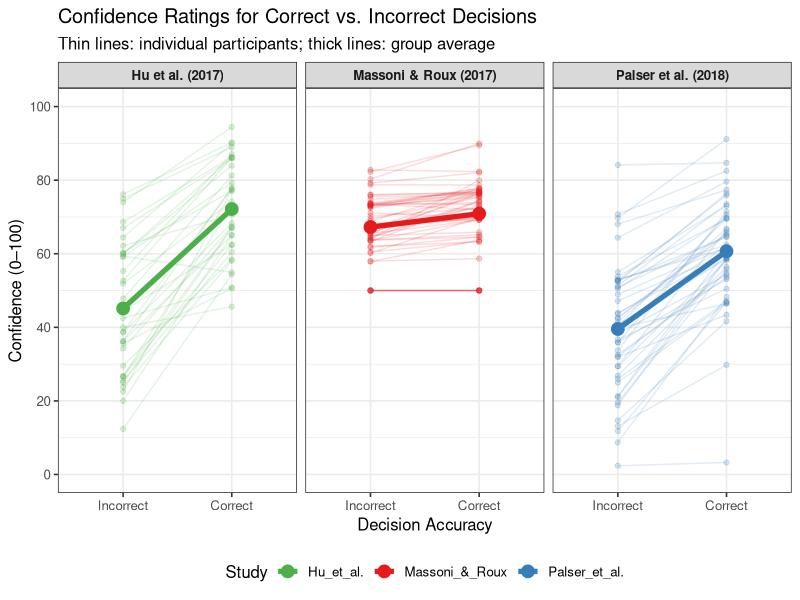
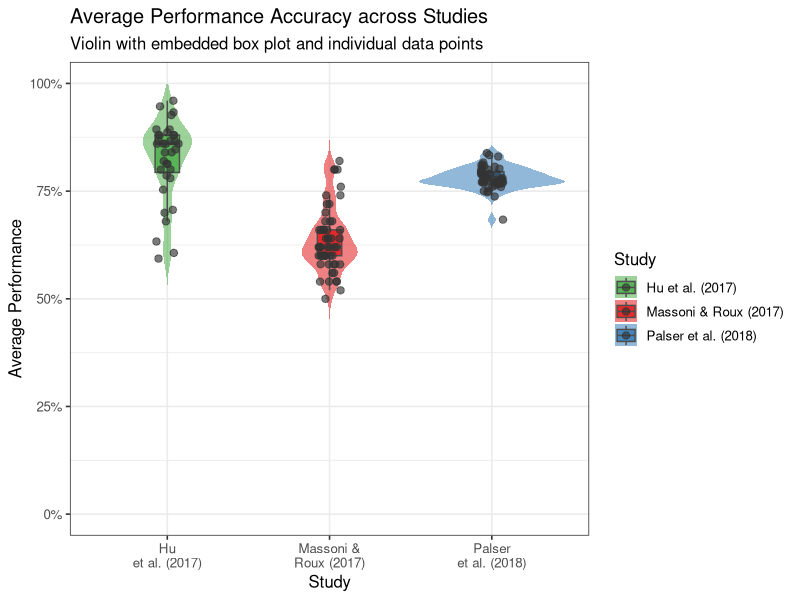

These figures' R source, in order:
## ---- chunk 1
knitr::opts_chunk$set(echo = TRUE, message = FALSE, warning = FALSE,
                      fig.path = "figures/", dev = "png")
## ---- chunk 2
library(tidyverse)
## ---- chunk 3
# Load
massoni_raw <- read_csv(
  "Massoni_2017/data_Massoni_2017.csv",
  show_col_types = FALSE
)

# Keep only the second sub-study and relevant variables
massoni <- massoni_raw %>%
  filter(Study == 2) %>%
  select(Subj_idx, Stimulus, Response, Confidence, Accuracy) %>%
  mutate(study_id = "Massoni_&_Roux")

# How many participants?
massoni_n <- n_distinct(massoni$Subj_idx)   # 54
cat("Massoni Study-2 participants:", massoni_n, "\n")
## ---- chunk 4
massoni <- massoni %>%
  mutate(Confidence = Confidence * 100)
## ---- chunk 5
perf_massoni <- massoni %>%
  group_by(Subj_idx, study_id) %>%
  summarise(average_performance = mean(Accuracy), .groups = "drop")
## ---- chunk 6
palser_raw <- read_csv(
  "Palser_2018/data_Palser_2018.csv",
  show_col_types = FALSE
)

palser <- palser_raw %>%
  filter(Condition == "Baseline") %>%        # Baseline only
  filter(!is.na(Confidence), !is.na(Response)) %>%  # Remove deadline trials
  select(Subj_idx, Stimulus, Response, Confidence) %>%
  # Accuracy: 1 if response matches stimulus, 0 otherwise
  mutate(
    Accuracy  = if_else(Stimulus == Response, 1L, 0L),
    study_id  = "Palser_et_al."
  )

palser_n <- n_distinct(palser$Subj_idx)   # 48
cat("Palser participants:", palser_n, "\n")
## ---- chunk 7
palser <- palser %>%
  mutate(Confidence = pmin(Confidence, 100))
## ---- chunk 8
perf_palser <- palser %>%
  group_by(Subj_idx, study_id) %>%
  summarise(average_performance = mean(Accuracy), .groups = "drop")
## ---- chunk 9
hu_raw <- read_csv(
  "Hu_2017/data_Hu_2017.csv",
  show_col_types = FALSE
)

hu <- hu_raw %>%
  select(Subj_idx, Stimulus, Response, Confidence, Accuracy) %>%
  mutate(study_id = "Hu_et_al.")

hu_n <- n_distinct(hu$Subj_idx)   # 35
cat("Hu participants:", hu_n, "\n")
## ---- chunk 10
hu <- hu %>%
  mutate(Confidence = (Confidence - 1) / 5 * 100)
## ---- chunk 11
perf_hu <- hu %>%
  group_by(Subj_idx, study_id) %>%
  summarise(average_performance = mean(Accuracy), .groups = "drop")
## ---- chunk 12
# Massoni Study-2 participants run from 67 to 120 → remap to 1 to 54
massoni <- massoni %>%
  mutate(Subj_idx = Subj_idx - 66)   # 67→1, 68→2, …, 120→54

perf_massoni <- perf_massoni %>%
  mutate(Subj_idx = Subj_idx - 66)

# Palser participants 1–48 → add 54
palser <- palser %>%
  mutate(Subj_idx = Subj_idx + massoni_n)

perf_palser <- perf_palser %>%
  mutate(Subj_idx = Subj_idx + massoni_n)

# Hu participants 1–35 → add 54+48 = 102
hu <- hu %>%
  mutate(Subj_idx = Subj_idx + massoni_n + palser_n)

perf_hu <- perf_hu %>%
  mutate(Subj_idx = Subj_idx + massoni_n + palser_n)
## ---- chunk 13
confidence <- bind_rows(
  massoni  %>% select(Subj_idx, study_id, Accuracy, Confidence),
  palser   %>% select(Subj_idx, study_id, Accuracy, Confidence),
  hu       %>% select(Subj_idx, study_id, Accuracy, Confidence)
)

glimpse(confidence)
## ---- chunk 14
performance <- bind_rows(perf_massoni, perf_palser, perf_hu)

glimpse(performance)
## ---- chunk 15
# Per-participant mean confidence for correct (1) and incorrect (0) decisions
conf_individual <- confidence %>%
  mutate(Accuracy = factor(Accuracy, levels = c(0, 1),
                           labels = c("Incorrect", "Correct"))) %>%
  group_by(Subj_idx, study_id, Accuracy) %>%
  summarise(mean_conf = mean(Confidence), .groups = "drop")

# Exclude participants who have ONLY correct or ONLY incorrect trials
valid_subs <- conf_individual %>%
  group_by(Subj_idx) %>%
  filter(n_distinct(Accuracy) == 2) %>%
  ungroup()

# Group-level mean confidence (based on valid participants only)
conf_group <- valid_subs %>%
  group_by(study_id, Accuracy) %>%
  summarise(mean_conf = mean(mean_conf), .groups = "drop")
## ---- chunk 16
study_colours <- c(
  "Massoni_&_Roux" = "#E41A1C",
  "Palser_et_al."  = "#377EB8",
  "Hu_et_al."      = "#4DAF4A"
)

ggplot() +
  # Individual spaghetti lines (transparent)
  geom_line(
    data  = valid_subs,
    aes(x = Accuracy, y = mean_conf,
        group = Subj_idx, colour = study_id),
    alpha = 0.15, linewidth = 0.5
  ) +
  # Individual data points (transparent)
  geom_point(
    data  = valid_subs,
    aes(x = Accuracy, y = mean_conf, colour = study_id),
    alpha = 0.2, size = 1.5
  ) +
  # Group average line (prominent)
  geom_line(
    data  = conf_group,
    aes(x = Accuracy, y = mean_conf,
        group = study_id, colour = study_id),
    linewidth = 1.8
  ) +
  # Group average points
  geom_point(
    data  = conf_group,
    aes(x = Accuracy, y = mean_conf, colour = study_id),
    size = 4
  ) +
  facet_wrap(~ study_id, nrow = 1,
             labeller = as_labeller(c(
               "Massoni_&_Roux" = "Massoni & Roux (2017)",
               "Palser_et_al."  = "Palser et al. (2018)",
               "Hu_et_al."      = "Hu et al. (2017)"
             ))) +
  scale_colour_manual(values = study_colours, name = "Study") +
  scale_y_continuous(limits = c(0, 100), breaks = seq(0, 100, 20)) +
  labs(
    title    = "Confidence Ratings for Correct vs. Incorrect Decisions",
    subtitle = "Thin lines: individual participants; thick lines: group average",
    x        = "Decision Accuracy",
    y        = "Confidence (0–100)"
  ) +
  theme_bw(base_size = 12) +
  theme(
    legend.position = "bottom",
    strip.text      = element_text(face = "bold")
  )
## ---- chunk 17
# Set a fixed random seed for reproducibility of jitter positions
set.seed(42)

ggplot(performance,
       aes(x = study_id, y = average_performance, fill = study_id)) +
  # Violin
  geom_violin(alpha = 0.55, trim = FALSE, colour = NA) +
  # Box plot (suppressing outliers – they are shown as jittered points below)
  geom_boxplot(width = 0.15, alpha = 0.85, outlier.shape = NA,
               colour = "grey30") +
  # Individual data points
  geom_jitter(width = 0.07, alpha = 0.65, size = 2.2, colour = "grey20") +
  scale_fill_manual(
    values = c(
      "Massoni_&_Roux" = "#E41A1C",
      "Palser_et_al."  = "#377EB8",
      "Hu_et_al."      = "#4DAF4A"
    ),
    name   = "Study",
    labels = c(
      "Massoni_&_Roux" = "Massoni & Roux (2017)",
      "Palser_et_al."  = "Palser et al. (2018)",
      "Hu_et_al."      = "Hu et al. (2017)"
    )
  ) +
  scale_x_discrete(
    labels = c(
      "Massoni_&_Roux" = "Massoni &\nRoux (2017)",
      "Palser_et_al."  = "Palser\net al. (2018)",
      "Hu_et_al."      = "Hu\net al. (2017)"
    )
  ) +
  scale_y_continuous(limits = c(0, 1), labels = scales::percent_format()) +
  labs(
    title    = "Average Performance Accuracy across Studies",
    subtitle = "Violin with embedded box plot and individual data points",
    x        = "Study",
    y        = "Average Performance"
  ) +
  theme_bw(base_size = 12) +
  theme(legend.position = "right")
